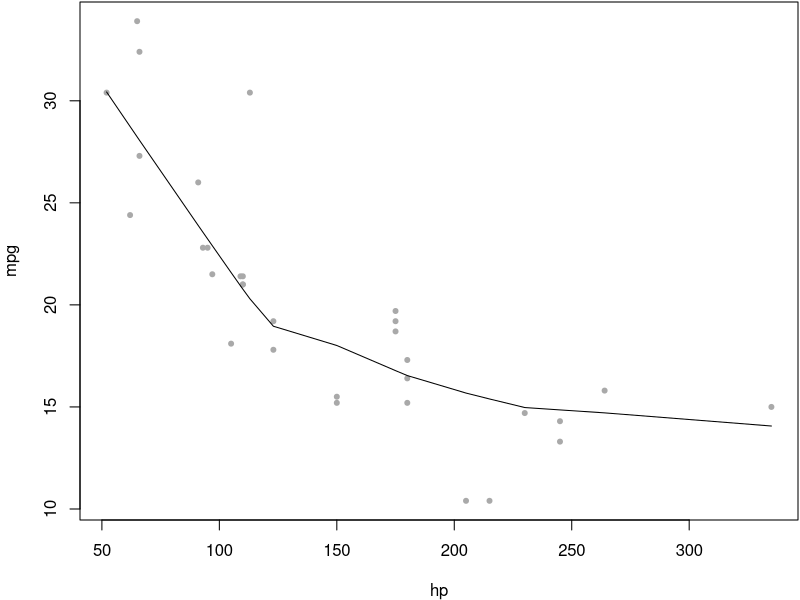

Source code (R):
## ---- chunk 1
# set global chunk options: images will be 7x5 inches
knitr::opts_chunk$set(fig.width = 7, fig.height = 5)
options(digits = 4)
## ---- chunk 2
x <- 1 + 1  # a simple calculator
set.seed(123)
rnorm(5)  # boring random numbers
## ---- chunk 3
par(mar = c(4, 4, 0.1, 0.1))
with(mtcars, {
    plot(mpg ~ hp, pch = 20, col = "darkgray")
    lines(lowess(hp, mpg))
})
## ---- chunk 4
    pi * x^2
